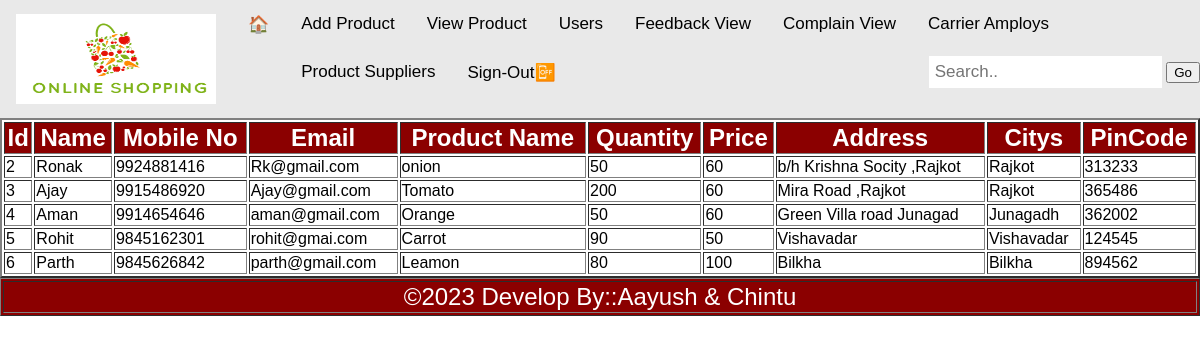
The page /admin/supplierdisp.php (signed in) on the database its author committed.
### tables this page shows
CREATE TABLE `supplier` (
  `id` int(11) NOT NULL,
  `name` varchar(500) NOT NULL,
  `mno` varchar(20) NOT NULL,
  `email` varchar(50) NOT NULL,
  `pname` varchar(100) NOT NULL,
  `qty` varchar(100) NOT NULL,
  `price` varchar(100) NOT NULL,
  `address` varchar(500) NOT NULL,
  `city` varchar(100) NOT NULL,
  `pincode` varchar(10) NOT NULL
);

### admin/supplierdisp.php (the view)
<?php
	include("header.php");
	$cn=mysqli_connect("localhost","root","","online");
	$q = mysqli_query($cn,"select * from supplier");
	echo "<table border=2 width=100%>";
	echo "<tr><td align=center bgcolor=DarkRed><font size=+2 color=white ><B>Id</td>
		<td align=center bgcolor=DarkRed><font size=+2 color=white><B>Name</td>
		<td align=center bgcolor=DarkRed><font size=+2 color=white><B>Mobile No</td>
		<td align=center bgcolor=DarkRed><font size=+2 color=white><B>Email</td>
		<td align=center bgcolor=DarkRed><font size=+2 color=white><B>Product Name</td>
		<td align=center bgcolor=DarkRed><font size=+2 color=white><B>Quantity</td>
		<td align=center bgcolor=DarkRed><font size=+2 color=white><B>Price</td>
		<td align=center bgcolor=DarkRed><font size=+2 color=white><B>Address</td>
		<td align=center bgcolor=DarkRed><font size=+2 color=white><B>Citys</td>
		<td align=center bgcolor=DarkRed><font size=+2 color=white><B>PinCode</td></tr>";
	while($r = mysqli_fetch_array($q))
	{
		echo "<tr> <td>".$r[0]."</td><td>".$r[1]."</td><td>".$r[2]."</td><td>".$r[3]."</td><td>".$r[4]."</td><td>".$r[5]."</td><td>".$r[6]."</td><td>".$r[7]."</td><td>".$r[8]."</td><td>".$r[9]."</td></tr>";
	}
	echo "</table>";
?>
<?php include("footer.php");?>

### admin/header.php (style rules this page uses)
* { box-sizing: border-box; }
body { margin: 0; font-family: Arial, Helvetica, sans-serif; }

### rows shown on the page
supplier: id "2", name "Ronak", mno "9924881416", email "Rk@gmail.com", pname "onion", qty "50", price "60", address "b/h Krishna Socity ,Rajkot", city "Rajkot", pincode "313233"
supplier: id "3", name "Ajay", mno "9915486920", email "Ajay@gmail.com", pname "Tomato", qty "200", price "60", address "Mira Road ,Rajkot", city "Rajkot", pincode "365486"
supplier: id "4", name "Aman", mno "9914654646", email "aman@gmail.com", pname "Orange", qty "50", price "60", address "Green Villa road Junagad", city "Junagadh", pincode "362002"
supplier: id "5", name "Rohit", mno "9845162301", email "rohit@gmai.com", pname "Carrot", qty "90", price "50", address "Vishavadar", city "Vishavadar", pincode "124545"
supplier: id "6", name "Parth", mno "9845626842", email "parth@gmail.com", pname "Leamon", qty "80", price "100", address "Bilkha", city "Bilkha", pincode "894562"
